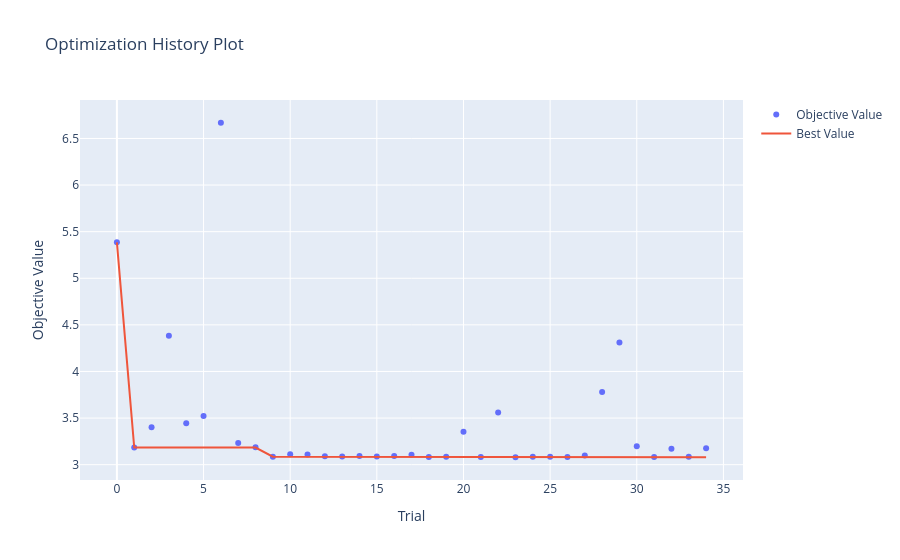

Notebook cell for this chart:
### Code cell
optuna.visualization.plot_optimization_history(study)

### Figure 1 — Plotly figure (JSON) as saved in the notebook; plotly's stock layout.template omitted (floating-point values rounded to 4 significant figures)
{"data": [{"mode": "markers", "name": "Objective Value", "type": "scatter", "x": [0, 1, 2, 3, 4, 5, 6, 7, 8, 9, 10, 11, 12, 13, 14, 15, 16, 17, 18, 19, 20, 21, 22, 23, 24, 25, 26, 27, 28, 29, 30, 31, 32, 33, 34], "y": [5.385, 3.184, 3.401, 4.382, 3.445, 3.523, 6.669, 3.233, 3.186, 3.085, 3.111, 3.111, 3.089, 3.089, 3.094, 3.087, 3.092, 3.107, 3.082, 3.086, 3.353, 3.083, 3.561, 3.08, 3.084, 3.084, 3.084, 3.098, 3.78, 4.311, 3.198, 3.083, 3.172, 3.084, 3.175]}, {"mode": "lines", "name": "Best Value", "type": "scatter", "x": [0, 1, 2, 3, 4, 5, 6, 7, 8, 9, 10, 11, 12, 13, 14, 15, 16, 17, 18, 19, 20, 21, 22, 23, 24, 25, 26, 27, 28, 29, 30, 31, 32, 33, 34], "y": [5.385, 3.184, 3.184, 3.184, 3.184, 3.184, 3.184, 3.184, 3.184, 3.085, 3.085, 3.085, 3.085, 3.085, 3.085, 3.085, 3.085, 3.085, 3.082, 3.082, 3.082, 3.082, 3.082, 3.08, 3.08, 3.08, 3.08, 3.08, 3.08, 3.08, 3.08, 3.08, 3.08, 3.08, 3.08]}, {"marker": {"color": "#cccccc"}, "mode": "markers", "name": "Infeasible Trial", "showlegend": false, "type": "scatter", "x": [], "y": []}], "layout": {"title": {"text": "Optimization History Plot"}, "xaxis": {"title": {"text": "Trial"}}, "yaxis": {"title": {"text": "Objective Value"}}}}
